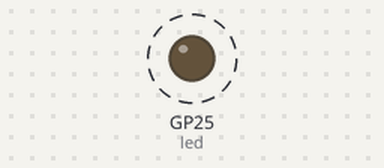
Bench run of a program on a simulated Raspberry Pi Pico running MicroPython. Parts: output pins drawn as LEDs (lit = HIGH). Dashed ring = blinking. WiFi joins after 1.5 s; values from a settings file that is not in the repository are placeholders; what the program prints to the serial console is not drawn.

Above: at 2.05 s.
Timing chart, 0 to 5.0 s (numbered marks = the images above):
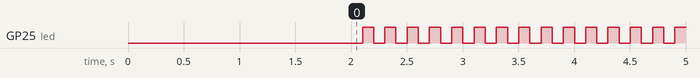

The program:

wifi.py
```python
import network
import time

def connectWiFi(ssid: str, password: str) -> bool:
    wlan = network.WLAN(network.STA_IF)
    wlan.active(True)
    wlan.connect(ssid, password)
    # Wait for connect or fail
    max_wait = 10
    while max_wait > 0:
        if wlan.status() < 0 or wlan.status() >= 3:
            break
        max_wait -= 1
        print('waiting for connection...')
        time.sleep(1)

    # Handle connection error
    if wlan.status() != 3:
        msg = 'network connection failed'
        res = False
        raise RuntimeError(msg)
    else:
        print(f'Connected\nip = {wlan.ifconfig()[0]}')
        res = True

    return res

if __name__ == "__main__":
    import private
    import test
    ssid = private.ssid
    password = private.password
    res = connectWiFi(ssid, password)
    if res:
        test.blink_builtin_led_infinity(0.1)
```

test.py
```python
from machine import Pin
import time

led = Pin("LED", Pin.OUT)

def blink_builtin_led_infinity(interval_time: int = 1) -> None:
    while True:
        led.value(0)
        time.sleep(interval_time)
        led.value(1)
        time.sleep(interval_time)
    return
```

Measured:
- by itself, GP25 (led): alternates HIGH for 0.10 s and LOW for 0.10 s
